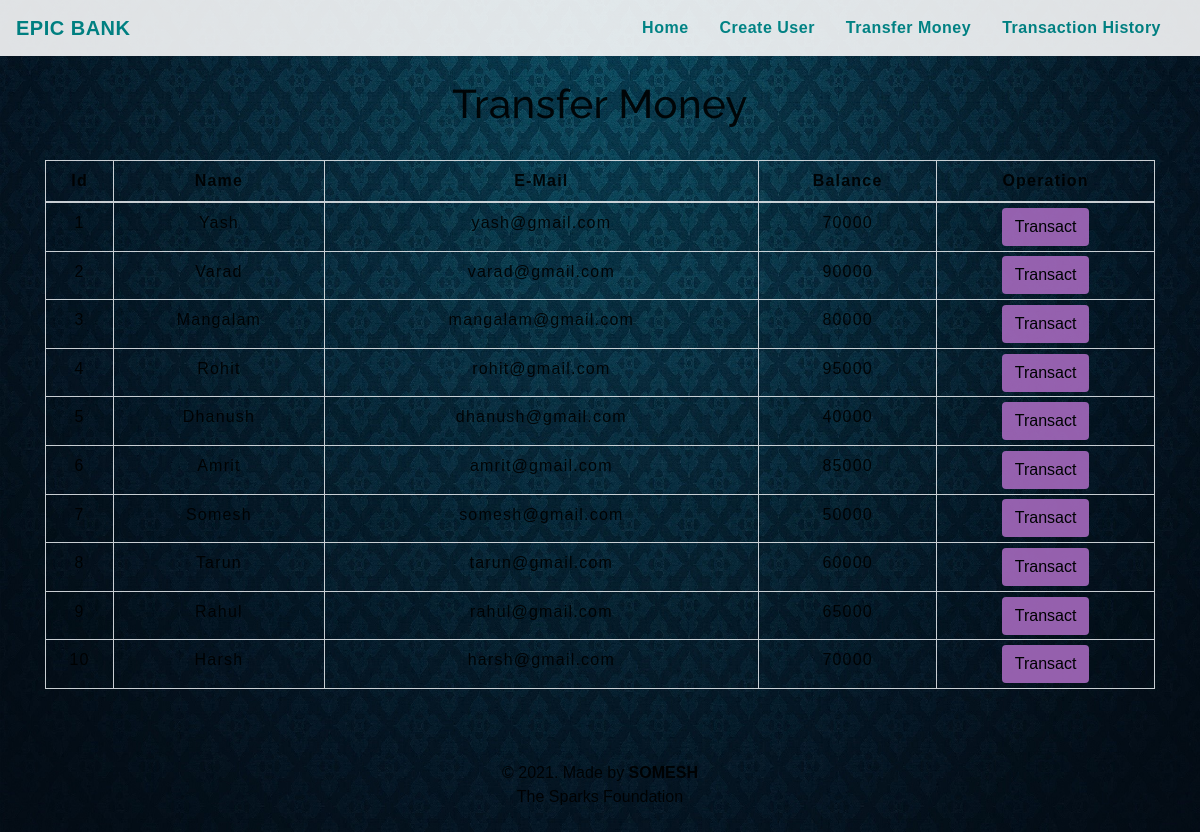
The app's page /transfermoney.php with its own data.
### tables this page shows
CREATE TABLE `users` (
  `id` int(3) NOT NULL,
  `name` text NOT NULL,
  `email` varchar(30) NOT NULL,
  `balance` int(8) NOT NULL
);

### transfermoney.php (the view, shortened to what this page needs)
<!DOCTYPE html>
<html lang="en">
<head>
    <link rel="stylesheet" href="https://maxcdn.bootstrapcdn.com/bootstrap/4.0.0/css/bootstrap.min.css">
    <link rel="stylesheet" type="text/css" href="css/table.css">
    <link rel="stylesheet" type="text/css" href="css/navbar.css">
</head>
<body>
<?php
    include 'config.php';
    $sql = "SELECT * FROM users";
    $result = mysqli_query($conn,$sql);
?>
<?php
  include 'navbar.php';
?>
<div class="container">
        <h2 class="text-center pt-4" style="color : black;">Transfer Money</h2>
        <br>
            <div class="row">
                <div class="col">
                    <div class="table-responsive-sm">
                    <table class="table table-hover table-sm table-striped table-condensed table-bordered" style="border-color:black;">
                        <thead style="color : black;">
                            <tr>
                            <th scope="col" class="text-center py-2">Id</th>
                            <th scope="col" class="text-center py-2">Name</th>
                            <th scope="col" class="text-center py-2">E-Mail</th>
                            <th scope="col" class="text-center py-2">Balance</th>
                            <th scope="col" class="text-center py-2">Operation</th>
                            </tr>
                        </thead>
                        <tbody>
                <?php
                    while($rows=mysqli_fetch_assoc($result)){
                ?>
                    <tr style="color : black;">
                        <td class="py-2"><?php echo $rows['id'] ?></td>
                        <td class="py-2"><?php echo $rows['name']?></td>
                        <td class="py-2"><?php echo $rows['email']?></td>
                        <td class="py-2"><?php echo $rows['balance']?></td>
                        <td><a href="selecteduserdetail.php?id= <?php echo $rows['id'] ;?>"> <button type="button" class="btn" style="background-color : #A569BD;">Transact</button></a></td>
                    </tr>
                <?php
                    }
                ?>
                        </tbody>
                    </table>
                    </div>
                </div>
            </div>
         </div>
         <footer class="text-center mt-5 py-2">
            <p style="color:black;">&copy 2021. Made by <b style="color:black;s">SOMESH</b> <br>The Sparks Foundation</p>
        </footer>
</body>
</html>

### navbar.php (shortened to what this page needs)
<nav class="navbar navbar-expand-md navbar-light bg-light">
<a class="navbar-brand" href="index.php" style="color : #008B8B;"><b>EPIC BANK</b></a>
<div class="collapse navbar-collapse" id="collapsibleNavbar">
      <ul class="navbar-nav ml-auto">
        <li class="nav-item">
          <a class="nav-link" href="index.php" style="color : #008B8B;"><b>Home</b></a>
        </li>
        <li class="nav-item">
          <a class="nav-link" href="createuser.php" style="color : #008B8B;"><b>Create User</b></a>
        </li>
        <li class="nav-item">
          <a class="nav-link" href="transfermoney.php" style="color : #008B8B;"><b>Transfer Money</b></a>
        </li>
        <li class="nav-item">
          <a class="nav-link" href="transactionhistory.php" style="color : #008B8B;"><b>Transaction History</b></a>
        </li>
    </div>
 </nav>

### table.css (style rules this page uses)
* { padding: 0; margin: 0; box-sizing: border-box; font-family: sans-serif; }
h2 { font-size: 40px; }
table { letter-spacing: 1.2px; }
td { text-align: center; }
button { border:none; background: #d9d9d9; transition: 1s; }

### navbar.css (style rules this page uses)
.nav-link { margin-right: 15px; color:#2F363F; letter-spacing: 0.5px; transition: 0.5s; }
.navbar-brand { color: #4C4B4B; letter-spacing: 0.5px; }
h2 { color: #4C4B4B; letter-spacing: 0.5px; font-family: raleway; }

### transfermoney.php (style rules this page uses)
button { transition: 1.5s; }
body { background-image: url('img/background.jpg'); background-size: 100% 120%; background-repeat: no-repeat; height: 100vh; width: 100%; opacity: 0.90; }

### records on screen
users: id "1", name "Yash", email "yash@gmail.com", balance "70000"
users: id "2", name "Varad", email "varad@gmail.com", balance "90000"
users: id "3", name "Mangalam", email "mangalam@gmail.com", balance "80000"
users: id "4", name "Rohit", email "rohit@gmail.com", balance "95000"
users: id "5", name "Dhanush", email "dhanush@gmail.com", balance "40000"
users: id "6", name "Amrit", email "amrit@gmail.com", balance "85000"
users: id "7", name "Somesh", email "somesh@gmail.com", balance "50000"
users: id "8", name "Tarun", email "tarun@gmail.com", balance "60000"
users: name "Rahul", email "rahul@gmail.com", balance "65000"
users: name "Harsh", email "harsh@gmail.com", balance "70000"
